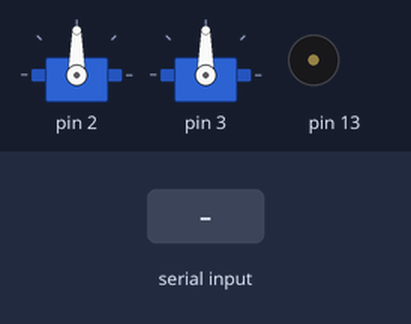
Simulated run of this sketch. Board: Arduino Uno, built with avr-gcc and run on an emulated ATmega328P. Parts: 2 × servo, buzzer (waves = sounding). Inputs (shaded band) come from the test bench.

Above: at 1.2 s.
1.3 s: "G" received over the second serial link
At 2.65 s:
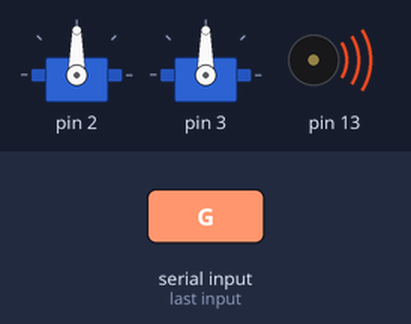
4.3 s: "B" received over the second serial link
At 5.5 s:
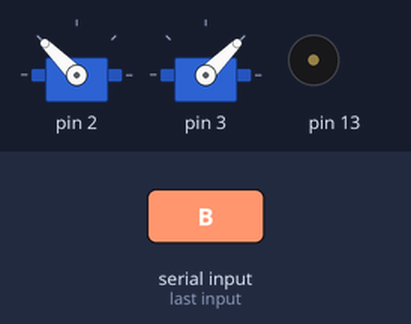
5.8 s: "C" received over the second serial link
At 6.7 s:
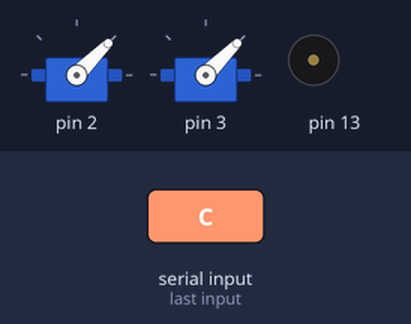
7.3 s: "D" received over the second serial link
At 7.8 s:
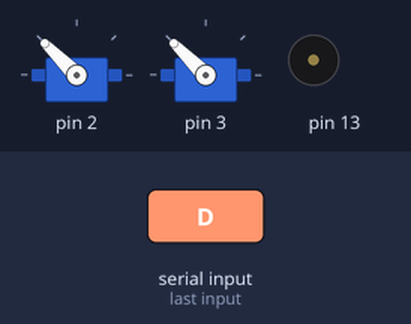
8.8 s: "E" received over the second serial link
At 10.0 s:
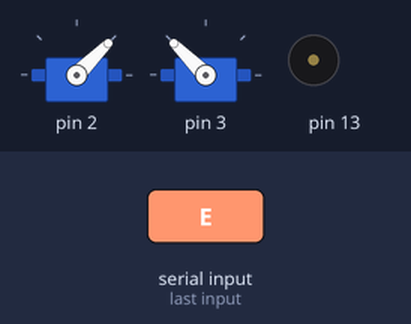
10.3 s: "F" received over the second serial link
At 10.7 s:
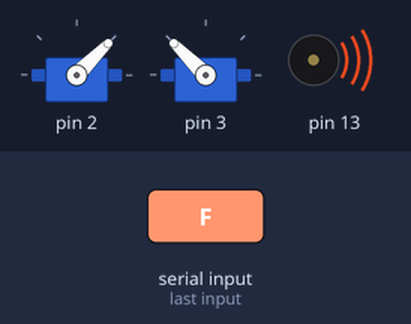
Timing chart, 0 to 13.3 s (numbered marks = the images above; inputs shaded):
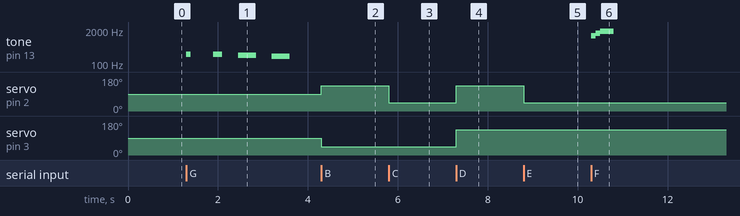

Measured:
- after the input at 1.3 s, tone on pin 13: plays 240 Hz for 0.10 s, 240 Hz for 0.20 s, 220 Hz for 0.40 s, 200 Hz for 0.40 s, starting at once
- after the input at 4.3 s, servo on pin 2: 90° → 135° at once; servo on pin 3: 90° → 45° at once
- after the input at 5.8 s, servo on pin 2: 135° → 45° at once
- after the input at 7.3 s, servo on pin 2, servo on pin 3: 45° → 135° at once
- after the input at 8.8 s, servo on pin 2: 135° → 45° at once
- after the input at 10.3 s, tone on pin 13: silent → 1200 Hz at once, → 1500 Hz 0.10 s later, → 1800 Hz 0.10 s later, → silent 0.30 s later

The sketch:

bluetooth.ino
```cpp
/*makebot pengbot code
 * makebot homepage(English) : http://makebot.mystrikingly.com/
 * makebot homepage(Korean) : https://makebot.modoo.at
 * files : https://github.com/makebot-lab/pengbot
 * made by WONDAEHAN.
 */
#include <Pengbot.h>
#include <SoftwareSerial.h>

Pengbot Pengbot;

SoftwareSerial BTserial(0, 1);

void setup() {
  BTserial.begin(9600);
  Pengbot.ready();
  Pengbot.stop();
}

void loop() {
  if(BTserial.available()) {
    char btread = BTserial.read();

    if(btread == 'A') {
      Pengbot.stop();
    }
    if(btread == 'B') {
      Pengbot.forward(45);
    }
    if(btread == 'C') {
      Pengbot.turnleft(45);
    }
    if(btread == 'D') {
      Pengbot.turnright(45);
    }
    if(btread == 'E') {
      Pengbot.backward(45);
    }
    if(btread == 'F') {
      Pengbot.sound(6);
    }
    if(btread == 'G') {
      Pengbot.sound(2);
    }
    if(btread == 'H') {
      Pengbot.sound(1);
    }
    if(btread == 'I') {
      Pengbot.sound(4);
    }
    if(btread == 'J') {
      Pengbot.sound(5);
    }
  }
}
```
